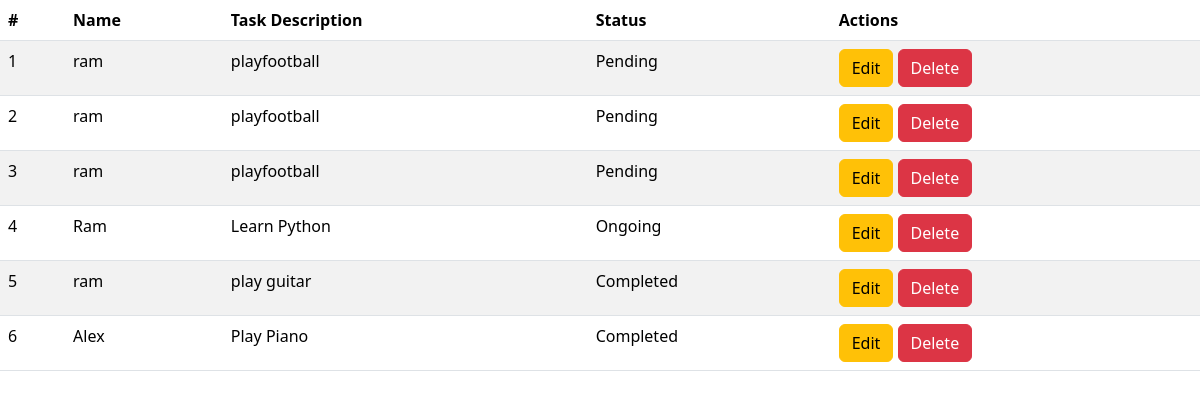
/todo/, run on the app's committed database.
### todo/models.py (models this page shows)
class Todo(models.Model):
    task_name = models.CharField(max_length=255)
    task_description = models.TextField()
    task_status = models.CharField(max_length=50)

### todo/views.py (the view)
# urls.py: path('todo/', todo_view),
def todo_view(request):
    TodoList = Todo.objects.all()
    return render(request, 'todo_page.html', context={'Tasks': TodoList})

### todo/templates/todo_page.html (shortened to what this page needs)
<!DOCTYPE html>
<html lang="en">
<head>
    <link href="https://cdn.jsdelivr.net/npm/bootstrap@5.3.6/dist/css/bootstrap.min.css" rel="stylesheet">
</head>
<body>
<table class="table table-striped">
  <thead>
    <tr>
      <th scope="col">#</th>
      <th scope="col">Name</th>
      <th scope="col">Task Description</th>
      <th scope="col">Status</th>
      <th scope="col">Actions</th>
    </tr>
  </thead>
  <tbody>
    {% for Task in Tasks %}
        <tr>
        <td>{{forloop.counter}}</td>
        <td>{{Task.task_name}}</td>
        <td>{{Task.task_description}}</td>
        <td>{{Task.task_status}}</td>
        <td><a href="{% url 'update-todo' pk=Task.id%}"><button type="button" class= "btn btn-warning">Edit</button></a>
            <a href="{% url 'delete-todo' pk=Task.id%}"><button type="button" class= "btn btn-danger">Delete</button></a></td>
        </tr>
    {% endfor %}
  </tbody>
</table>
</body>
</html>

### data on the page
Todo: task_name "ram", task_description "playfootball", task_status "Pending"
Todo: task_name "ram", task_description "playfootball", task_status "Pending"
Todo: task_name "ram", task_description "playfootball", task_status "Pending"
Todo: task_name "Ram", task_description "Learn Python", task_status "Ongoing"
Todo: task_name "ram", task_description "play guitar", task_status "Completed"
Todo: task_name "Alex", task_description "Play Piano", task_status "Completed"
